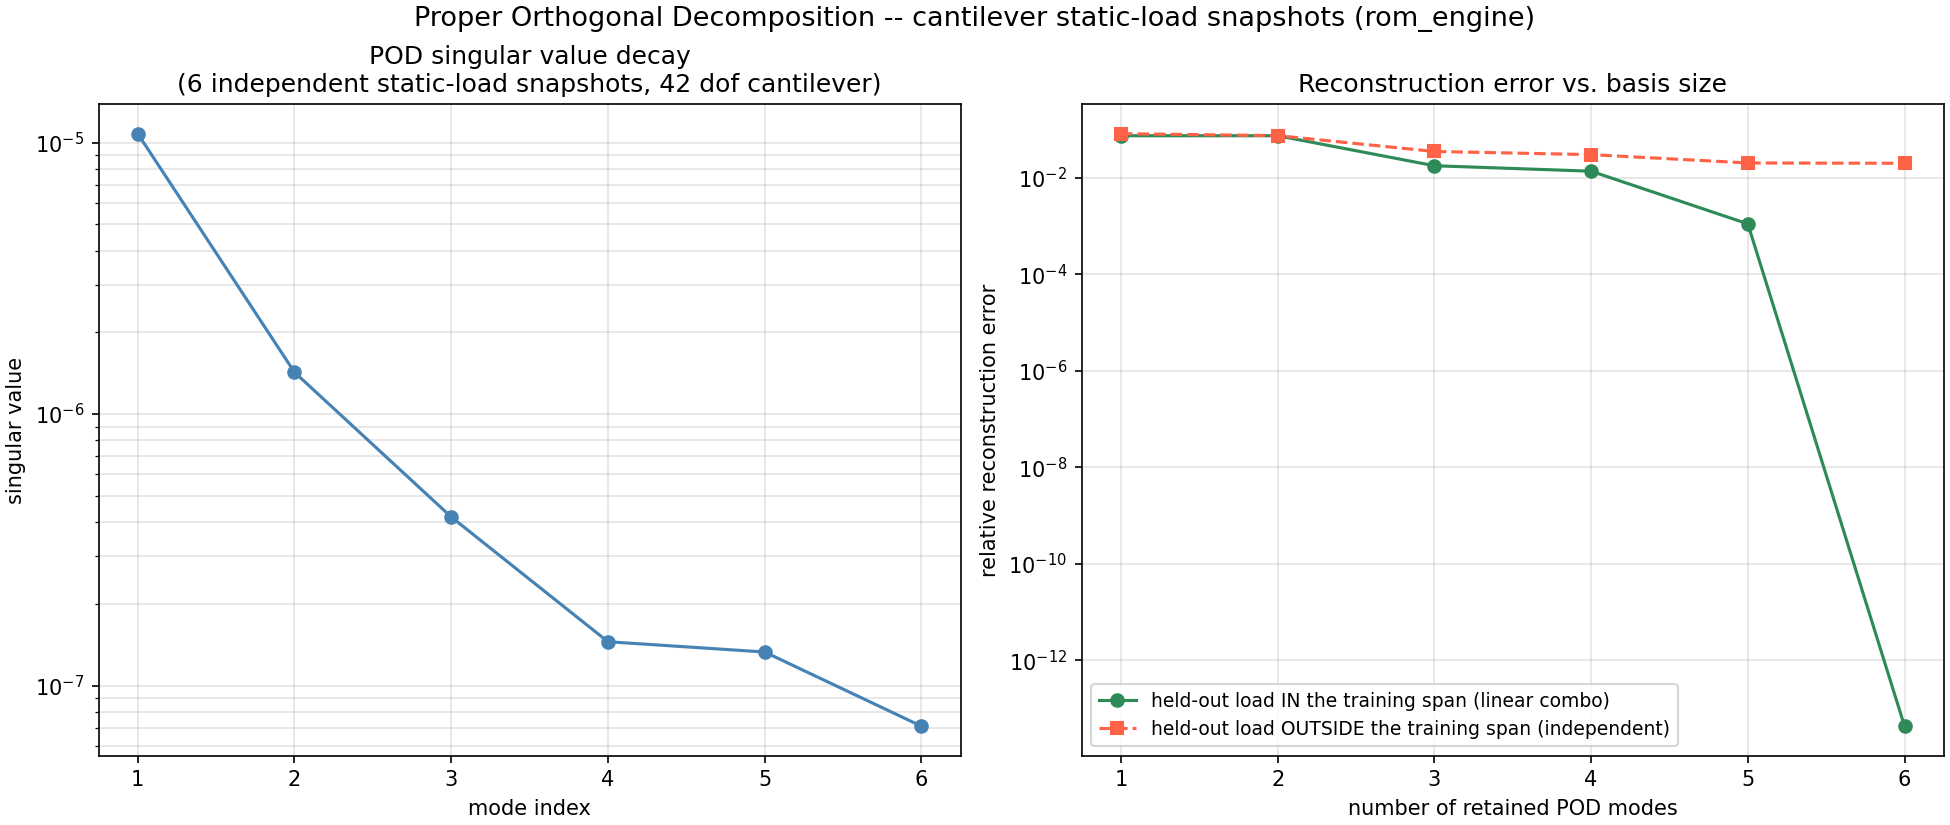

The script that saved this image:
"""
rom_01_pod_basis.py -- Example Gallery: Proper Orthogonal Decomposition
basis extraction (pod.py) on a set of static cantilever-beam load
cases -- the "offline" step every other ROM example in this gallery
builds on: run the full-order model a handful of times, extract the
subspace it actually explores, use that subspace (not the raw dof
count) as the ROM's dimension.

Panel 1: singular value decay of the snapshot matrix -- the elbow
that motivates truncating to a handful of POD modes instead of
keeping the full dof count.
Panel 2: reconstruction relative error vs. number of retained modes,
for two DIFFERENT held-out loads: one that is a random LINEAR
COMBINATION of the training loads (must reach ~machine precision once
enough modes are retained -- since a PodBasis built from n_loads
independent snapshots spans an n_loads-dimensional subspace, and any
combination of the training solutions lies exactly in it, this is a
before-and-after regression test, not tuned artwork) and one that is
a genuinely INDEPENDENT random load, outside that trained subspace
(must plateau above zero -- correctly showing the limits of a basis
fit to a different load distribution, not a subtle bug).
"""
import os
import sys
import numpy as np
import matplotlib.pyplot as plt

sys.path.insert(0, os.path.join(os.path.dirname(__file__), "..", "..", "tests"))
from fea_fixtures import cantilever_static_snapshots  # noqa: E402

from rom_engine.pod import PodBasis  # noqa: E402

N_ELEM = 20
N_LOADS = 6
SEED = 0


def relative_error_by_rank(basis, K_free, free, x_true_full, max_rank):
    """For ranks 1..max_rank, project x_true onto the first `rank`
    columns of basis.V, reconstruct, and return the relative l2 error
    -- using ONLY the basis (no re-solve), exactly how an online ROM
    query would use a POD basis."""
    x_free = x_true_full[free]
    errs = np.zeros(max_rank)
    for r in range(1, max_rank + 1):
        Vr = basis.V[free, :r]
        q = Vr.T @ x_free                 # least-squares projection (Vr has orthonormal columns)
        x_rec = Vr @ q
        errs[r - 1] = np.linalg.norm(x_rec - x_free) / np.linalg.norm(x_free)
    return errs


def main():
    fx, snaps, loads = cantilever_static_snapshots(n=N_ELEM, n_loads=N_LOADS, seed=SEED)
    free = fx["free_dofs"]
    K_free = fx["K"][np.ix_(free, free)]

    basis = PodBasis().fit(snaps, n_modes=N_LOADS)
    print(f"Snapshot matrix: {snaps.shape[0]} dof x {snaps.shape[1]} snapshots")
    print(f"Singular values: {np.round(basis.singular_values, 6)}")
    print(f"Orthonormality error (V^T V - I): {basis.orthonormality_error():.2e}")
    print(f"Energy captured by all {N_LOADS} modes: {basis.energy_captured()*100:.4f}%")

    rng = np.random.default_rng(SEED + 1)

    # Held-out load #1: a random LINEAR COMBINATION of the training loads
    # -- lies exactly in the span of the training snapshots.
    combo_weights = rng.standard_normal(N_LOADS)
    F_combo = np.zeros(fx["n_dof"])
    F_combo[free] = loads[free] @ combo_weights
    x_combo_full = np.zeros(fx["n_dof"])
    x_combo_full[free] = np.linalg.solve(K_free, F_combo[free])

    # Held-out load #2: a genuinely INDEPENDENT random load -- outside
    # the span the basis was trained on.
    F_indep = np.zeros(fx["n_dof"])
    F_indep[free] = rng.standard_normal(len(free))
    x_indep_full = np.zeros(fx["n_dof"])
    x_indep_full[free] = np.linalg.solve(K_free, F_indep[free])

    err_combo = relative_error_by_rank(basis, K_free, free, x_combo_full, N_LOADS)
    err_indep = relative_error_by_rank(basis, K_free, free, x_indep_full, N_LOADS)

    print(f"\nReconstruction error at full rank ({N_LOADS} modes):")
    print(f"  in-span combination load:     {err_combo[-1]:.3e}  (expect ~machine precision)")
    print(f"  out-of-span independent load: {err_indep[-1]:.3e}  (expect > 0, genuinely unresolved)")

    fig, (ax1, ax2) = plt.subplots(1, 2, figsize=(13, 5.5), constrained_layout=True)

    ranks = np.arange(1, len(basis.singular_values) + 1)
    ax1.semilogy(ranks, basis.singular_values, 'o-', color='steelblue', markersize=6)
    ax1.set_xlabel('mode index')
    ax1.set_ylabel('singular value')
    ax1.set_title(f'POD singular value decay\n({N_LOADS} independent static-load snapshots, '
                  f'{fx["n_dof"]} dof cantilever)')
    ax1.grid(True, alpha=0.35, which='both')
    ax1.set_xticks(ranks)

    ax2.semilogy(ranks, np.maximum(err_combo, 1e-17), 'o-', color='seagreen', markersize=6,
                 label='held-out load IN the training span (linear combo)')
    ax2.semilogy(ranks, np.maximum(err_indep, 1e-17), 's--', color='tomato', markersize=6,
                 label='held-out load OUTSIDE the training span (independent)')
    ax2.set_xlabel('number of retained POD modes')
    ax2.set_ylabel('relative reconstruction error')
    ax2.set_title('Reconstruction error vs. basis size')
    ax2.grid(True, alpha=0.35, which='both')
    ax2.set_xticks(ranks)
    ax2.legend(fontsize=9)

    fig.suptitle('Proper Orthogonal Decomposition -- cantilever static-load snapshots (rom_engine)',
                 fontsize=13)
    out = os.path.join(os.path.dirname(__file__), 'rom_01_pod_basis.png')
    fig.savefig(out, dpi=150)
    print("\nSaved rom_01_pod_basis.png")


if __name__ == "__main__":
    main()
